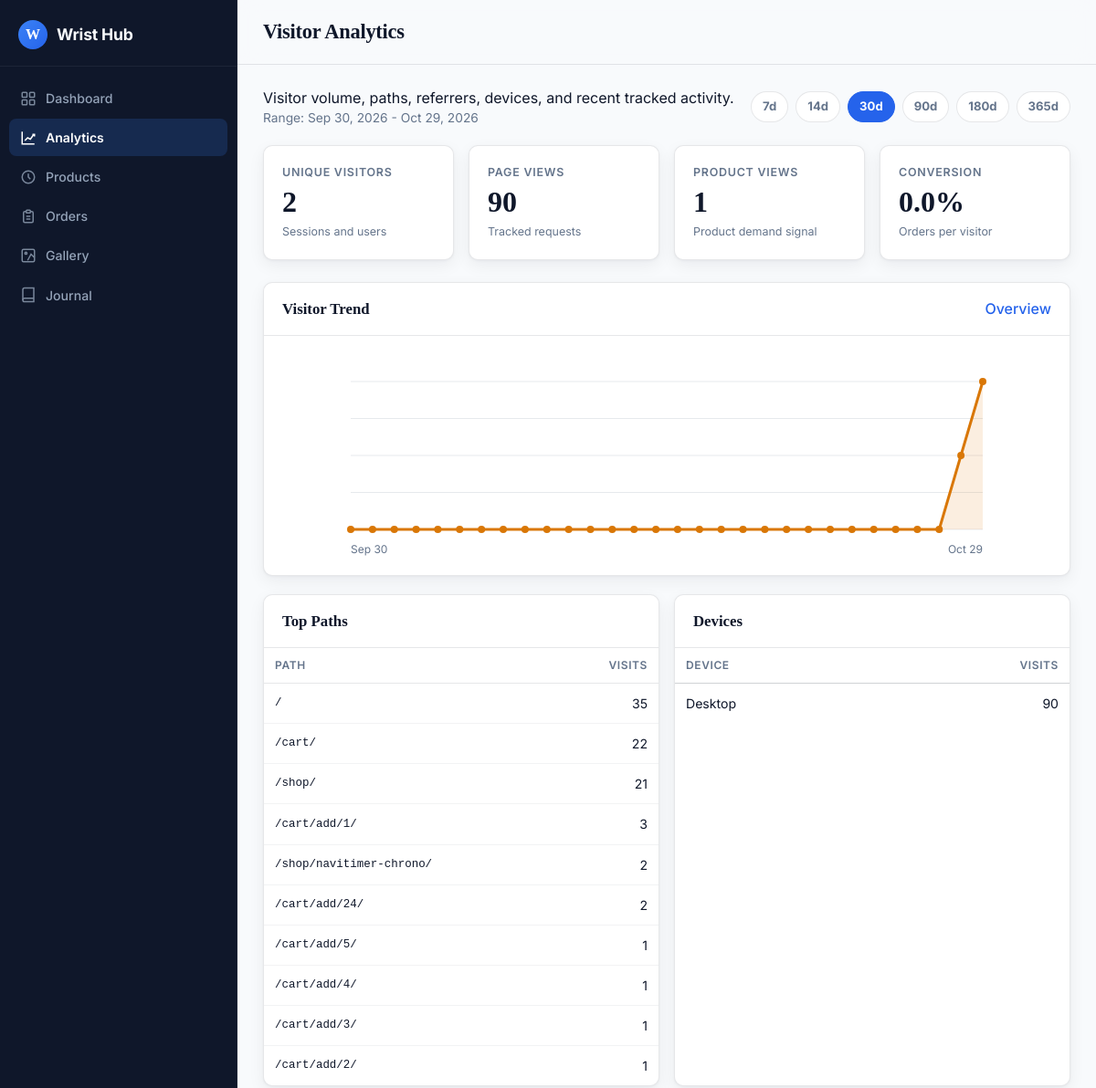
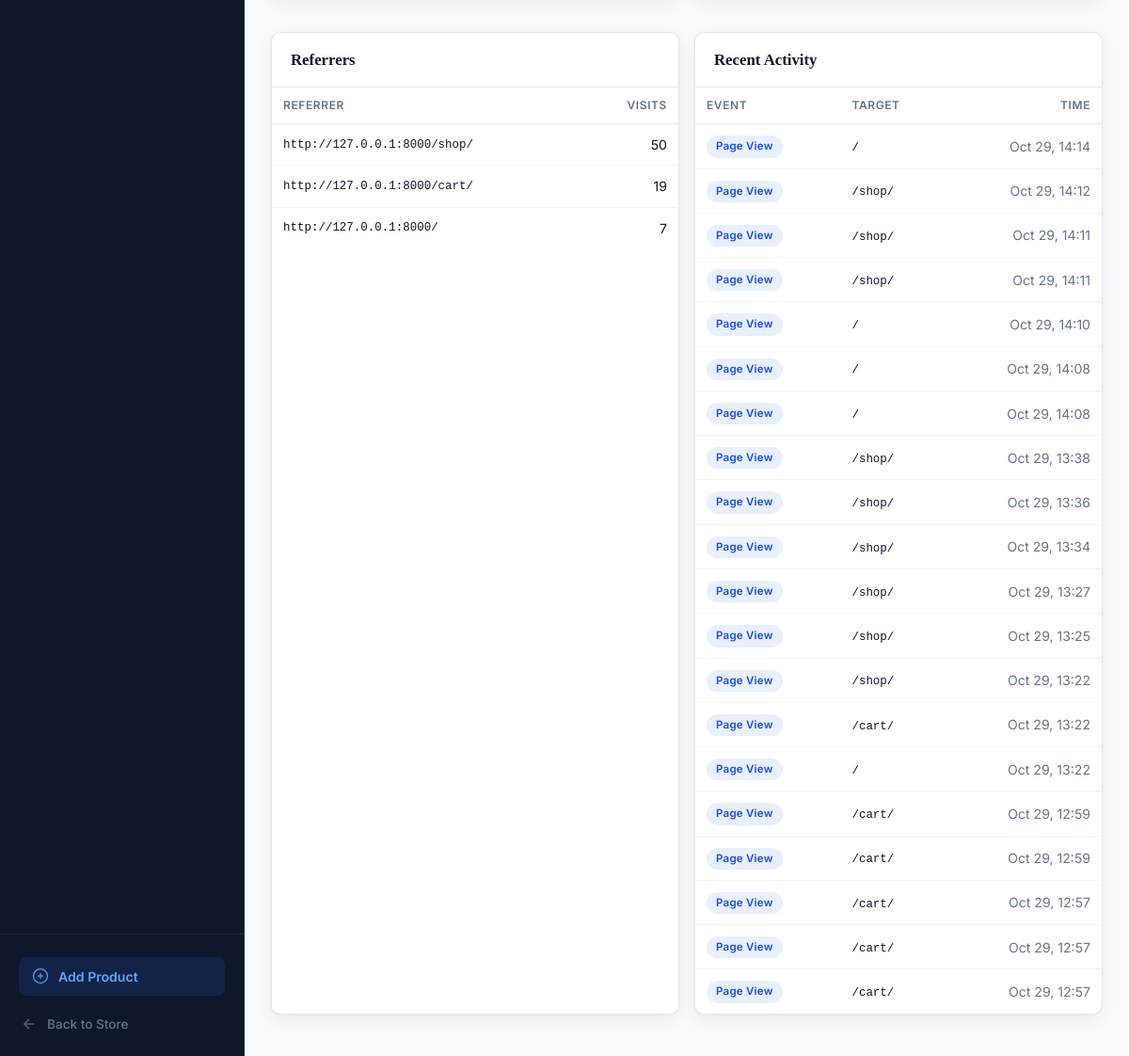
Screenshot of /panel/analytics/visitors/ with the database file from the repository (2 pictures, top to bottom).
### wshop/models.py (models this page shows, shortened)
class AnalyticsEvent(models.Model):
    EVENT_CHOICES = [
        ("page_view", "Page View"),
        ("product_view", "Product View"),
        ("cart_add", "Cart Add"),
        ("checkout_start", "Checkout Start"),
        ("order_placed", "Order Placed"),
    ]
    event_type = models.CharField(max_length=30, choices=EVENT_CHOICES, db_index=True)
    session_key = models.CharField(max_length=64, blank=True, db_index=True)
    user = models.ForeignKey(
        settings.AUTH_USER_MODEL,
        on_delete=models.SET_NULL,
        related_name="analytics_events",
        blank=True,
        null=True,
    )
    watch = models.ForeignKey(
        Watch,
        on_delete=models.SET_NULL,
        related_name="analytics_events",
        blank=True,
        null=True,
    )
    path = models.CharField(max_length=255, blank=True)
    referrer = models.CharField(max_length=512, blank=True)
    user_agent = models.CharField(max_length=255, blank=True)
    ip_address = models.GenericIPAddressField(blank=True, null=True)
    created_at = models.DateTimeField(auto_now_add=True, db_index=True)
    class Meta:
        ordering = ["-created_at"]
        indexes = [
            models.Index(fields=["event_type", "-created_at"]),
            models.Index(fields=["watch", "-created_at"]),
            models.Index(fields=["session_key", "-created_at"]),
        ]

### wshop/views_admin.py (the view)
# urls.py: path("panel/analytics/visitors/", views_admin.admin_analytics_visitors, name="panel-analytics-visitors"),
def admin_analytics_visitors(request):
    base = get_analytics_base_context(request)
    events = base["events"]
    visitor_series = []
    visitors_by_day = defaultdict(set)
    for event in events:
        visitors_by_day[event.created_at.date()].add(visitor_key(event))
    for day in daterange(base["start"], base["end"]):
        visitor_series.append({"label": day.strftime("%b %d"), "value": len(visitors_by_day.get(day, set()))})
    top_paths = (
        events.exclude(path="")
        .values("path")
        .annotate(visits=Count("id"))
        .order_by("-visits")[:10]
    )
    referrers = (
        events.exclude(referrer="")
        .values("referrer")
        .annotate(visits=Count("id"))
        .order_by("-visits")[:10]
    )
    device_counts = defaultdict(int)
    for event in events:
        device_counts[device_from_user_agent(event.user_agent)] += 1
    device_rows = sorted(
        [{"device": device, "visits": visits} for device, visits in device_counts.items()],
        key=lambda row: row["visits"],
        reverse=True,
    )
    recent_events = events.select_related("watch", "user").order_by("-created_at")[:20]
    context = {
        **base,
        "dashboard_title": "Visitor Analytics",
        "analytics_active": True,
        "visitor_chart": build_line_chart(visitor_series, "#d97706"),
        "top_paths": top_paths,
        "referrers": referrers,
        "device_rows": device_rows,
        "recent_events": recent_events,
    }
    return render(request, "panel/analytics_visitors.html", context)

### wshop/analytics.py (called while the page is built)
def should_track_request(request):
    if request.path.startswith(("/admin/", "/panel/", "/static/", "/media/")):
        return False
    if request.path in {"/cart/count/"}:
        return False
    if request.method not in {"GET", "POST"}:
        return False
    return True

### wshop/templatetags/admin_extras.py (called while the page is built)
@register.filter
def intcomma(value):
    try:
        value = int(value)
        return f"{value:,}"
    except (TypeError, ValueError):
        return value

### wshop/views_admin.py (called while the page is built)
def get_analytics_range(request):
    try:
        days = int(request.GET.get("days", "30"))
    except (TypeError, ValueError):
        days = 30
    if days not in {7, 14, 30, 90, 180, 365}:
        days = 30
    end = timezone.now().date()
    start = end - timedelta(days=days - 1)
    return start, end, days

def visitor_key(event):
    if event.user_id:
        return f"user:{event.user_id}"
    return f"session:{event.session_key}"

def device_from_user_agent(user_agent):
    ua = (user_agent or "").lower()
    if any(token in ua for token in ("mobile", "android", "iphone", "ipad")):
        return "Mobile"
    if any(token in ua for token in ("edg", "chrome", "firefox", "safari", "opera")):
        return "Desktop"
    return "Other"

def daterange(start, end):
    current = start
    while current <= end:
        yield current
        current += timedelta(days=1)

def summarize_orders(orders):
    revenue = orders.aggregate(total=Sum("total"))["total"] or Decimal("0")
    units = OrderItem.objects.filter(order__in=orders).aggregate(total=Sum("quantity"))["total"] or 0
    average_order = orders.aggregate(avg=Avg("total"))["avg"] or Decimal("0")
    return revenue, units, average_order

### wshop/templates/panel/analytics_visitors.html (shortened to what this page needs)
{% extends "panel/base.html" %}
{% load admin_extras %}
{% block content %}
<div class="analytics-toolbar">
    <div>
        <p class="page-subtitle">Visitor volume, paths, referrers, devices, and recent tracked activity.</p>
        <p class="text-muted" style="font-size:0.86rem;">Range: {{ start|date:"M d, Y" }} - {{ end|date:"M d, Y" }}</p>
    </div>
    <form class="range-form">
        {% for option in range_options %}
            <a class="range-button{% if days == option %} is-active{% endif %}" href="?days={{ option }}">{{ option }}d</a>
        {% endfor %}
    </form>
</div>
<div class="stats-grid">
    <div class="stat-card">
        <span class="stat-label">Unique Visitors</span>
        <span class="stat-value">{{ visitors|intcomma }}</span>
        <span class="stat-change">Sessions and users</span>
    </div>
    <div class="stat-card">
        <span class="stat-label">Page Views</span>
        <span class="stat-value">{{ events.count|intcomma }}</span>
        <span class="stat-change">Tracked requests</span>
    </div>
    <div class="stat-card">
        <span class="stat-label">Product Views</span>
        <span class="stat-value">{{ product_events.count|intcomma }}</span>
        <span class="stat-change">Product demand signal</span>
    </div>
    <div class="stat-card">
        <span class="stat-label">Conversion</span>
        <span class="stat-value">{{ conversion_rate|floatformat:1 }}%</span>
        <span class="stat-change">Orders per visitor</span>
    </div>
</div>
<div class="card" style="margin-top:16px;">
    <div class="card-header">
        <span class="card-title">Visitor Trend</span>
        <a href="{% url 'panel-analytics' %}?days={{ days }}" class="link">Overview</a>
    </div>
    <div class="card-body">{{ visitor_chart|safe }}</div>
</div>
<div class="chart-grid">
    <div class="card">
        <div class="card-header">
            <span class="card-title">Top Paths</span>
        </div>
        <div class="table-wrap">
            <table>
                <thead>
                    <tr><th>Path</th><th class="text-right">Visits</th></tr>
                </thead>
                <tbody>
                    {% for row in top_paths %}
                        <tr>
                            <td class="font-mono">{{ row.path }}</td>
                            <td class="text-right">{{ row.visits|intcomma }}</td>
                        </tr>
                    {% empty %}
                        <tr><td colspan="2"><div class="empty-state">No path data yet.</div></td></tr>
                    {% endfor %}
                </tbody>
            </table>
        </div>
    </div>
    <div class="card">
        <div class="card-header">
            <span class="card-title">Devices</span>
        </div>
        <div class="table-wrap">
            <table>
                <thead>
                    <tr><th>Device</th><th class="text-right">Visits</th></tr>
                </thead>
                <tbody>
                    {% for row in device_rows %}
                        <tr>
                            <td>{{ row.device }}</td>
                            <td class="text-right">{{ row.visits|intcomma }}</td>
                        </tr>
                    {% empty %}
                        <tr><td colspan="2"><div class="empty-state">No device data yet.</div></td></tr>
                    {% endfor %}
                </tbody>
            </table>
        </div>
    </div>
</div>
<div class="split-grid">
    <div class="card">
        <div class="card-header">
            <span class="card-title">Referrers</span>
        </div>
        <div class="table-wrap">
            <table>
                <thead>
                    <tr><th>Referrer</th><th class="text-right">Visits</th></tr>
                </thead>
                <tbody>
                    {% for row in referrers %}
                        <tr>
                            <td class="font-mono">{{ row.referrer }}</td>
                            <td class="text-right">{{ row.visits|intcomma }}</td>
                        </tr>
                    {% empty %}
                        <tr><td colspan="2"><div class="empty-state">No referrer data yet.</div></td></tr>
                    {% endfor %}
                </tbody>
            </table>
        </div>
    </div>
    <div class="card">
        <div class="card-header">
            <span class="card-title">Recent Activity</span>
        </div>
        <div class="table-wrap">
            <table>
                <thead>
                    <tr><th>Event</th><th>Target</th><th class="text-right">Time</th></tr>
                </thead>
                <tbody>
                    {% for event in recent_events %}
                        <tr>
                            <td>
                                <span class="badge badge-info">{{ event.get_event_type_display }}</span>
                            </td>
                            <td>
                                {% if event.watch %}
                                    <a href="{% url 'panel-product-detail' slug=event.watch.slug %}" class="link">{{ event.watch.name }}</a>
                                {% elif event.path %}
                                    <span class="font-mono">{{ event.path }}</span>
                                {% else %}
                                    <span class="text-muted">Unknown</span>
                                {% endif %}
                            </td>
                            <td class="text-right text-muted">{{ event.created_at|date:"M d, H:i" }}</td>
                        </tr>
                    {% empty %}
                        <tr><td colspan="3"><div class="empty-state">No activity yet.</div></td></tr>
                    {% endfor %}
                </tbody>
            </table>
        </div>
    </div>
</div>
{% endblock %}

### wshop/static/css/admin.css (style rules this page uses)
:root { --bg: #f8fafc; --surface: #ffffff; --sidebar: #0f172a; --sidebar-hover: rgba(255,255,255,0.06); --sidebar-active: rgba(59,130,246,0.18); --ink: #0f172a; --muted: #64748b; --line: rgba(15,23,42,0.1); --shadow: 0 1px 3px rgba(15,23,42,0.04), 0 6px 18px rgba(15,23,42,0.06); --radius: 10px; --blue: #2563eb; --blue-soft: rgba(37,99,235,0.1); --green: #16a34a; --amber: #d97706; --red: #dc2626; --rose: #e11d48; }
* { box-sizing: border-box; margin: 0; padding: 0; }
body { font-family: 'Inter', -apple-system, BlinkMacSystemFont, 'Segoe UI', sans-serif; background: var(--bg); color: var(--ink); line-height: 1.5; min-height: 100vh; }
.stats-grid { display: grid; grid-template-columns: repeat(4, minmax(0, 1fr)); gap: 16px; margin-bottom: 24px; }
.stat-card { background: var(--surface); border: 1px solid var(--line); border-radius: var(--radius); padding: 20px; box-shadow: var(--shadow); display: flex; flex-direction: column; gap: 6px; }
.stat-label { font-size: 0.78rem; font-weight: 600; text-transform: uppercase; letter-spacing: 0.06em; color: var(--muted); }
.stat-value { font-family: Georgia, 'Times New Roman', serif; font-size: 2rem; font-weight: 600; color: var(--ink); line-height: 1; }
.stat-change { font-size: 0.78rem; color: var(--muted); margin-top: 2px; }
.card { background: var(--surface); border: 1px solid var(--line); border-radius: var(--radius); box-shadow: var(--shadow); margin-bottom: 20px; overflow: hidden; }
.card-header { display: flex; align-items: center; justify-content: space-between; gap: 12px; padding: 16px 20px; border-bottom: 1px solid var(--line); }
.card-title { font-family: Georgia, 'Times New Roman', serif; font-size: 1.05rem; font-weight: 600; color: var(--ink); }
.card-body { padding: 16px 20px; }
.table-wrap { overflow-x: auto; }
table { width: 100%; border-collapse: collapse; font-size: 0.88rem; }
th { text-align: left; padding: 10px 12px; font-weight: 600; color: var(--muted); font-size: 0.75rem; text-transform: uppercase; letter-spacing: 0.05em; border-bottom: 1px solid var(--line); white-space: nowrap; }
td { padding: 11px 12px; border-bottom: 1px solid rgba(15,23,42,0.05); color: var(--ink); vertical-align: middle; }
tr:last-child td { border-bottom: 0; }
.badge { display: inline-flex; align-items: center; padding: 3px 10px; border-radius: 999px; font-size: 0.72rem; font-weight: 600; letter-spacing: 0.02em; }
.badge-info { background: rgba(37,99,235,0.1); color: #1d4ed8; }
.text-right { text-align: right; }
.text-muted { color: var(--muted); }
.font-mono { font-family: ui-monospace, SFMono-Regular, 'SF Mono', Menlo, Consolas, monospace; font-size: 0.82rem; }
.link { color: var(--blue); text-decoration: none; font-weight: 500; }

### wshop/templates/panel/analytics_visitors.html (style rules this page uses)
.analytics-toolbar { display: flex; justify-content: space-between; align-items: center; gap: 16px; margin-bottom: 20px; flex-wrap: wrap; }
.range-form { display: flex; gap: 8px; flex-wrap: wrap; }
.range-button { display: inline-flex; align-items: center; min-height: 34px; padding: 0 12px; border: 1px solid var(--line); border-radius: 999px; color: var(--muted); background: var(--surface); text-decoration: none; font-size: 0.82rem; font-weight: 700; }
.range-button.is-active { color: #ffffff; background: var(--blue); border-color: var(--blue); }
.chart-svg { width: 100%; height: 230px; display: block; }
.chart-grid { display: grid; grid-template-columns: 1fr 1fr; gap: 16px; margin-bottom: 16px; }
.split-grid { display: grid; grid-template-columns: 1fr 1fr; gap: 16px; }
.font-mono { font-family: ui-monospace, SFMono-Regular, 'SF Mono', Menlo, Consolas, monospace; font-size: 0.78rem; }

### rows the page displays
AnalyticsEvent: event_type "Page View", path "/", created_at "Oct 29, 14:14"
AnalyticsEvent: event_type "Page View", path "/shop/", created_at "Oct 29, 14:12"
AnalyticsEvent: event_type "Page View", path "/shop/", created_at "Oct 29, 14:11"
AnalyticsEvent: event_type "Page View", path "/shop/", created_at "Oct 29, 14:11"
AnalyticsEvent: event_type "Page View", path "/", created_at "Oct 29, 14:10"
AnalyticsEvent: event_type "Page View", path "/", created_at "Oct 29, 14:08"
AnalyticsEvent: event_type "Page View", path "/", created_at "Oct 29, 14:08"
AnalyticsEvent: event_type "Page View", path "/shop/", created_at "Oct 29, 13:38"
AnalyticsEvent: event_type "Page View", path "/shop/", created_at "Oct 29, 13:36"
AnalyticsEvent: event_type "Page View", path "/shop/", created_at "Oct 29, 13:34"
AnalyticsEvent: event_type "Page View", path "/shop/", created_at "Oct 29, 13:27"
AnalyticsEvent: event_type "Page View", path "/shop/", created_at "Oct 29, 13:25"
AnalyticsEvent: event_type "Page View", path "/shop/", created_at "Oct 29, 13:22"
AnalyticsEvent: event_type "Page View", path "/cart/", created_at "Oct 29, 13:22"
AnalyticsEvent: event_type "Page View", path "/", created_at "Oct 29, 13:22"
AnalyticsEvent: event_type "Page View", path "/cart/", created_at "Oct 29, 12:59"
AnalyticsEvent: event_type "Page View", path "/cart/", created_at "Oct 29, 12:59"
AnalyticsEvent: event_type "Page View", path "/cart/", created_at "Oct 29, 12:57"
AnalyticsEvent: event_type "Page View", path "/cart/", created_at "Oct 29, 12:57"
AnalyticsEvent: event_type "Page View", path "/cart/", created_at "Oct 29, 12:57"

### other values shown
{{ dashboard_title }} "Visitor Analytics"
{{ start|date:"M d, Y" }} "Sep 30, 2026"
{{ end|date:"M d, Y" }} "Oct 29, 2026"
{{ option }} "7" "14" "30" "90" "180" "365"
{{ visitors|intcomma }} "2"
{{ events.count|intcomma }} "90"
{{ product_events.count|intcomma }} "1"
{{ conversion_rate|floatformat:1 }} "0.0"
{{ visitor_chart|safe }} "Sep 30 Oct 29"
{{ row.path }} "/" "/cart/" "/shop/" "/cart/add/1/" "/shop/navitimer-chrono/" "/cart/add/24/" "/cart/add/5/" "/cart/add/4/" "/cart/add/3/" "/cart/add/2/"
{{ row.visits|intcomma }} "35" "22" "21" "3" "2" "2" "1" "1" "1" "1"
{{ row.device }} "Desktop"
{{ row.visits|intcomma }} "90"
{{ row.referrer }} "http://127.0.0.1:8000/shop/" "http://127.0.0.1:8000/cart/" "http://127.0.0.1:8000/"
{{ row.visits|intcomma }} "50" "19" "7"
